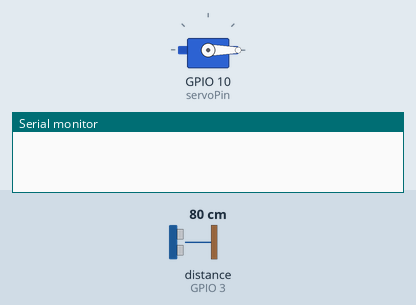
Recording of a sketch running on a simulated ESP32. Shown: servo, the last lines printed to the serial monitor. Wiring (inferred from the names in the program): ultrasonic range finder: trigger GPIO 2; echo GPIO 3. The test bench sets the inputs (shaded band); at power-on: distance to the obstacle (sensor on GPIO 3) 80 cm. The echo pulse lasts 58.3 µs per cm.

Above: at 1.2 s.
1.3 s: distance to the obstacle (sensor on GPIO 3) set to 23 cm
2.8 s: distance to the obstacle (sensor on GPIO 3) set to 19 cm
At 3.9 s:
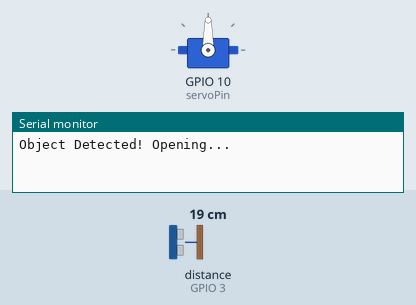
4.3 s: distance to the obstacle (sensor on GPIO 3) set to 35 cm
At 6.3 s:
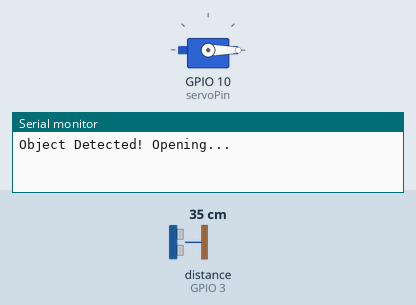
7.3 s: distance to the obstacle (sensor on GPIO 3) set to 2 cm
At 8.4 s:
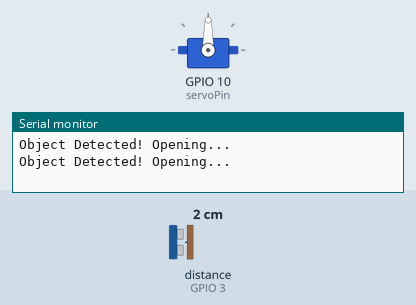
Timing chart, 0 to 9.8 s (numbered marks = the images above; inputs shaded):
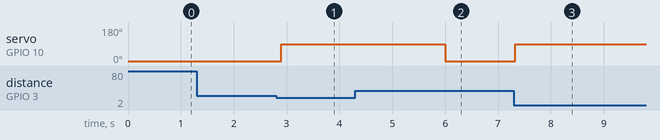

The sketch:

TrashCan.ino
```cpp
#include <ESP32Servo.h>

const int trigPin = 2;
const int echoPin = 3;
const int servoPin = 10;

Servo myServo;

const int thresholdDistance = 20; // Unsa ka duol...e Adjust lang...hehehehe
const int openAngle = 90;         // Abli
const int closeAngle = 0;         // Sirado

void setup() {
  Serial.begin(115200);
  pinMode(trigPin, OUTPUT);
  pinMode(echoPin, INPUT);

  myServo.attach(servoPin);
  myServo.write(closeAngle);
}

void loop() {
  long duration, distance;

  digitalWrite(trigPin, LOW);
  delayMicroseconds(2);

  digitalWrite(trigPin, HIGH);
  delayMicroseconds(10);
  digitalWrite(trigPin, LOW);

  duration = pulseIn(echoPin, HIGH);
  distance = (duration * 0.034) / 2;

  if (distance > 0 && distance < thresholdDistance) {
    Serial.println("Object Detected! Opening...");
    myServo.write(openAngle);
    delay(3000); // unsa ka dugay nga nag- abli ang takob
  } else {
    myServo.write(closeAngle);
  }

  delay(100);
}
```

Measured:
- the behaviour switches between 21 and 20 cm on distance to the obstacle (sensor on GPIO 3) (found by bisection; images 0 and 1)
- after the input at 1.3 s, every drawn part: stays the same
- after the input at 2.8 s, servo on GPIO 10 (servoPin): 0° → 90° after 0.10 s
- after the input at 4.3 s, servo on GPIO 10 (servoPin): 90° → 0° after 1.7 s
- after the input at 7.3 s, servo on GPIO 10 (servoPin): 0° → 90° at once
